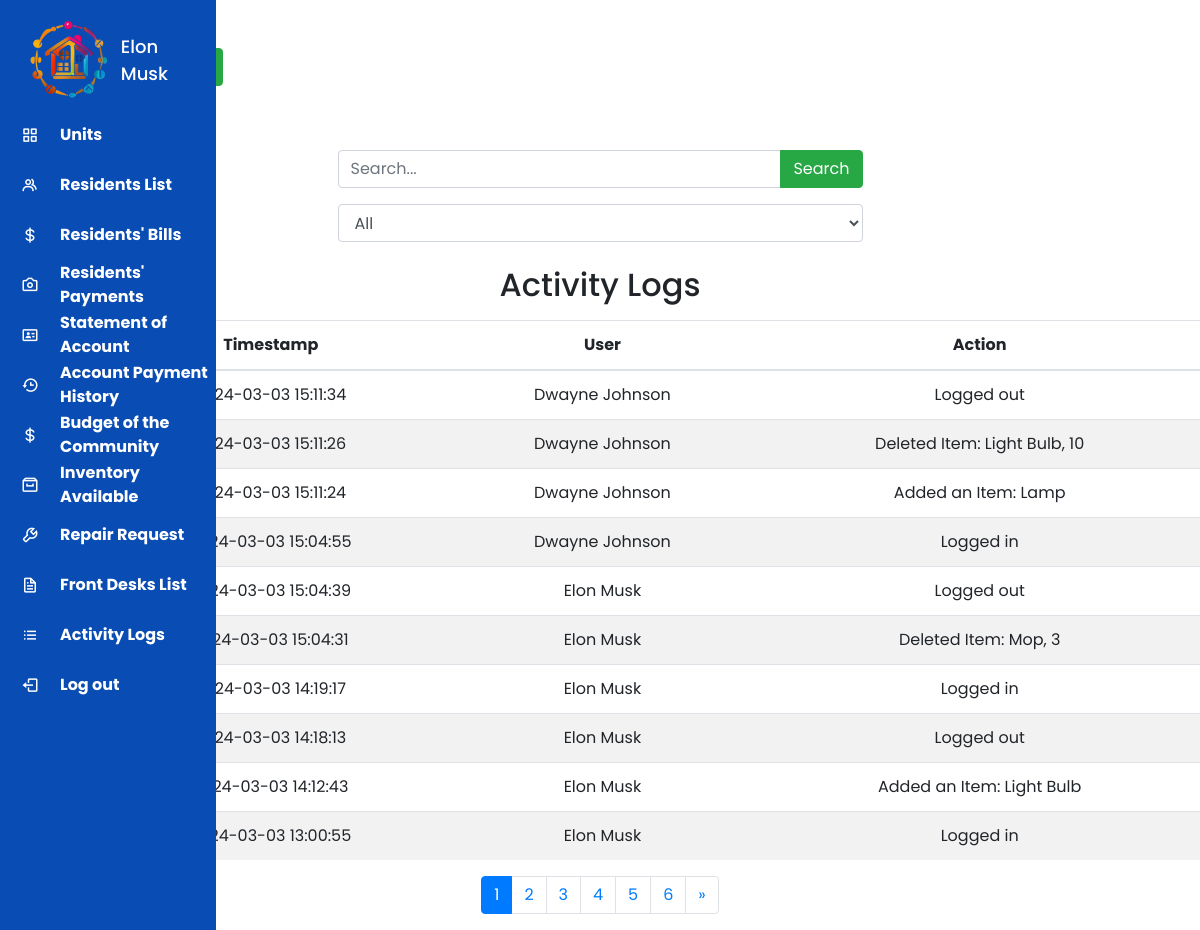
Before: /casa_bougainvilla/administrator_dashboard/activitylogs.php (signed in) with the older database file.
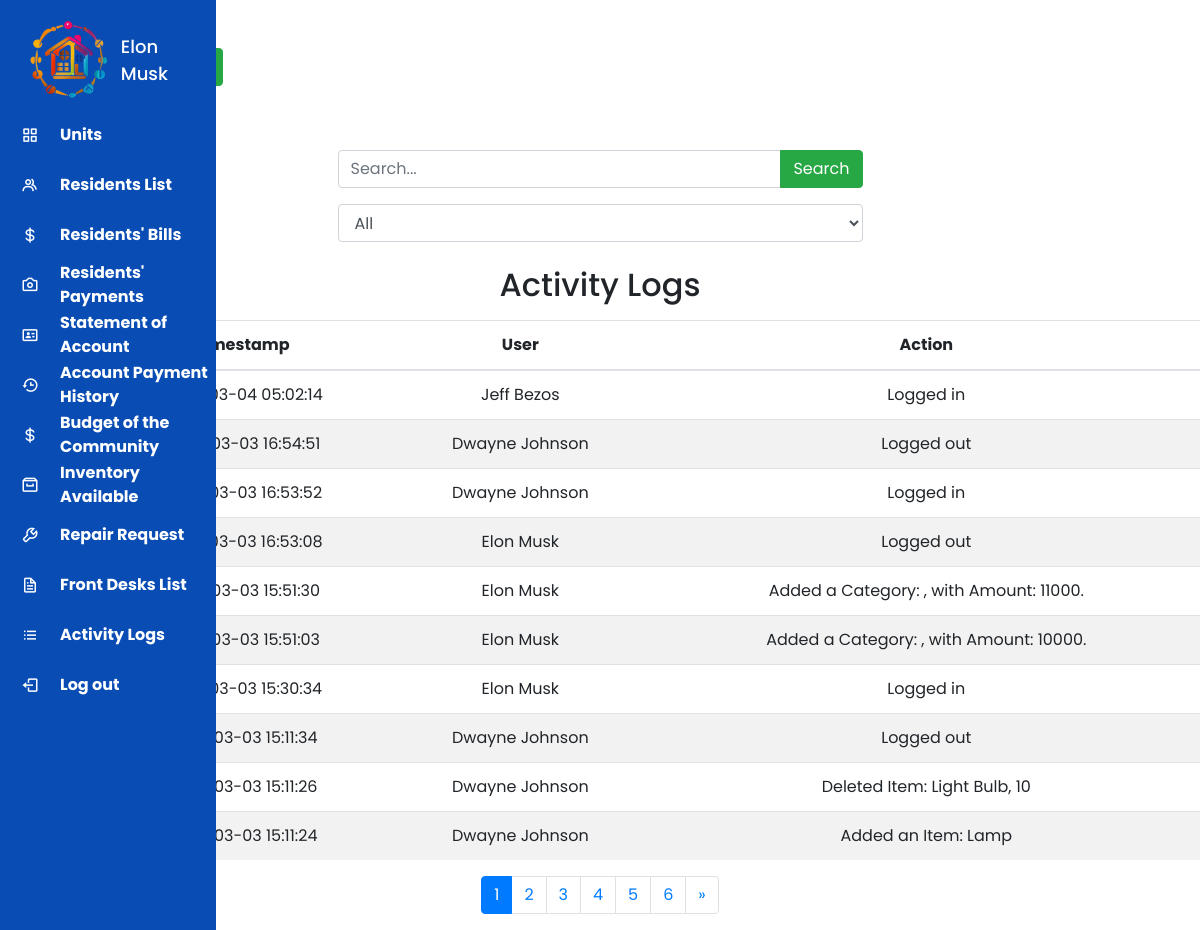
After: the same page with the newer database file.
### tables this page shows
CREATE TABLE `activity_logs` (
  `id` int(11) NOT NULL,
  `timestamp` timestamp NOT NULL DEFAULT current_timestamp(),
  `user` varchar(255) NOT NULL,
  `action` varchar(255) NOT NULL,
  `condominium_id` int(11) DEFAULT NULL,
  `account_number` int(10) NOT NULL
);

### casa_bougainvilla/administrator_dashboard/activitylogs.php (the view, shortened to what this page needs)
<?php
include('../../includes/database.php');
$rowsPerPage = 10;
$page = isset($_GET['page']) ? intval($_GET['page']) : 1;
$offset = ($page - 1) * $rowsPerPage;
$activity_logs_query = "SELECT * FROM activity_logs WHERE condominium_id = 1 ORDER BY timestamp DESC LIMIT $offset, $rowsPerPage";
$totalRows = $mysqli->query("SELECT COUNT(*) as count FROM activity_logs WHERE condominium_id = 1")->fetch_assoc()['count'];
$totalPages = ceil($totalRows / $rowsPerPage);
$activity_logs_result = $mysqli->query($activity_logs_query);
?>
<!DOCTYPE html>
<html lang="en">
<head>
    <link rel="stylesheet" href="https://cdn.jsdelivr.net/npm/bootstrap@4.0.0/dist/css/bootstrap.min.css">
    <link href='https://unpkg.com/boxicons@2.0.7/css/boxicons.min.css' rel='stylesheet'>
    <link rel="stylesheet" type="text/css"
        href="https://cdnjs.cloudflare.com/ajax/libs/jquery.tablesorter/2.31.3/css/theme.bootstrap.min.css">
    <link rel="stylesheet" type="text/css"
        href="https://cdnjs.cloudflare.com/ajax/libs/jquery.tablesorter/2.31.3/css/theme.default.min.css">
</head>
<body>
    <?php include "../../includes/sidebars/administrator_sidebar.php" ?>
    <div class="container">
        <button class="btn btn-success mx-5 my-5"" onclick=" downloadPDF()"><i class='bx bx-printer'></i> Print
            Table</button>
        <div class="container mt-3">
            <div class="row">
                <div class="col-md-6 offset-md-3">
                    <form method="post" action="activitylogs.php">
                        <div class="input-group">
                            <input type="text" name="searchInput" class="form-control" placeholder="Search...">
                            <div class="input-group-append">
                                <button class="btn btn-success" type="submit" name="searchButton">
                                    <i class="bi bi-search"></i> Search
                                </button>
                            </div>
                        </div>
                    </form>
                </div>
            </div>
        </div>
        <div class="container mt-3">
            <div class="row">
                <div class="col-md-6 offset-md-3">
                    <select id="timestampFilter" class="form-control">
                        <option value="all">All</option>
                    </select>
                </div>
            </div>
        </div>
        <div class="print-section">
            <h2 class="mt-4 mb-3" style="white-space: nowrap; text-align: center;">Activity Logs</h2>
            <table id="TableSorter" class="table mx-5">
                <thead>
                    <tr>
                        <th scope="col" style="white-space: nowrap; text-align: center;">
                            <center>Timestamp</center>
                        </th>
                        <th scope="col" style="white-space: nowrap; text-align: center;">
                            <center>User</center>
                        </th>
                        <th scope="col" style="white-space: nowrap; text-align: center;">
                            <center>Action</center>
                        </th>
                    </tr>
                </thead>
                <tbody>
                    <?php
                    while ($log = $activity_logs_result->fetch_assoc()) {
                        echo '<tr>
                            <td style="white-space: nowrap; text-align: center;"><center>' . $log['timestamp'] . '</center></td>
                            <td style="white-space: nowrap; text-align: center;"><center>' . $log['user'] . '</center></td>
                            <td style="white-space: nowrap; text-align: center;"><center>' . $log['action'] . '</center></td>
                        </tr>';
                    }
                    ?>
                </tbody>
            </table>
            <ul class="pagination justify-content-center">
                <?php
                $range = 5;
                $start = max(1, $page - $range);
                $end = min($totalPages, $page + $range);
                for ($i = $start; $i <= $end; $i++) {
                    echo '<li class="page-item ' . ($i == $page ? 'active' : '') . '"><a class="page-link" href="?page=' . $i . '">' . $i . '</a></li>';
                }
                if ($page < $totalPages) {
                    echo '<li class="page-item"><a class="page-link" href="?page=' . ($page + 1) . '">&raquo;</a></li>';
                }
                ?>
            </ul>
        </div>
    </div>
</body>
</html>

Changed rows visible on the page:
no longer on this page (row unchanged): activity_logs: timestamp "2024-03-03 15:04:55", user "Dwayne Johnson", action "Logged in"
no longer on this page (row unchanged): activity_logs: timestamp "2024-03-03 15:04:39", user "Elon Musk", action "Logged out"
no longer on this page (row unchanged): activity_logs: timestamp "2024-03-03 15:04:31", user "Elon Musk", action "Deleted Item: Mop, 3"
no longer on this page (row unchanged): activity_logs: timestamp "2024-03-03 14:19:17", user "Elon Musk", action "Logged in"
no longer on this page (row unchanged): activity_logs: timestamp "2024-03-03 14:18:13", user "Elon Musk", action "Logged out"
no longer on this page (row unchanged): activity_logs: timestamp "2024-03-03 14:12:43", user "Elon Musk", action "Added an Item: Light Bulb"
no longer on this page (row unchanged): activity_logs: timestamp "2024-03-03 13:00:55", user "Elon Musk", action "Logged in"
added activity_logs: timestamp "2024-03-04 05:02:14", user "Jeff Bezos", action "Logged in"
added activity_logs: timestamp "2024-03-03 16:54:51", user "Dwayne Johnson", action "Logged out"
added activity_logs: timestamp "2024-03-03 16:53:52", user "Dwayne Johnson", action "Logged in"
added activity_logs: timestamp "2024-03-03 16:53:08", user "Elon Musk", action "Logged out"
added activity_logs: timestamp "2024-03-03 15:51:30", user "Elon Musk", action "Added a Category: , with Amount: 11000."
added activity_logs: timestamp "2024-03-03 15:51:03", user "Elon Musk", action "Added a Category: , with Amount: 10000."
added activity_logs: timestamp "2024-03-03 15:30:34", user "Elon Musk", action "Logged in"
